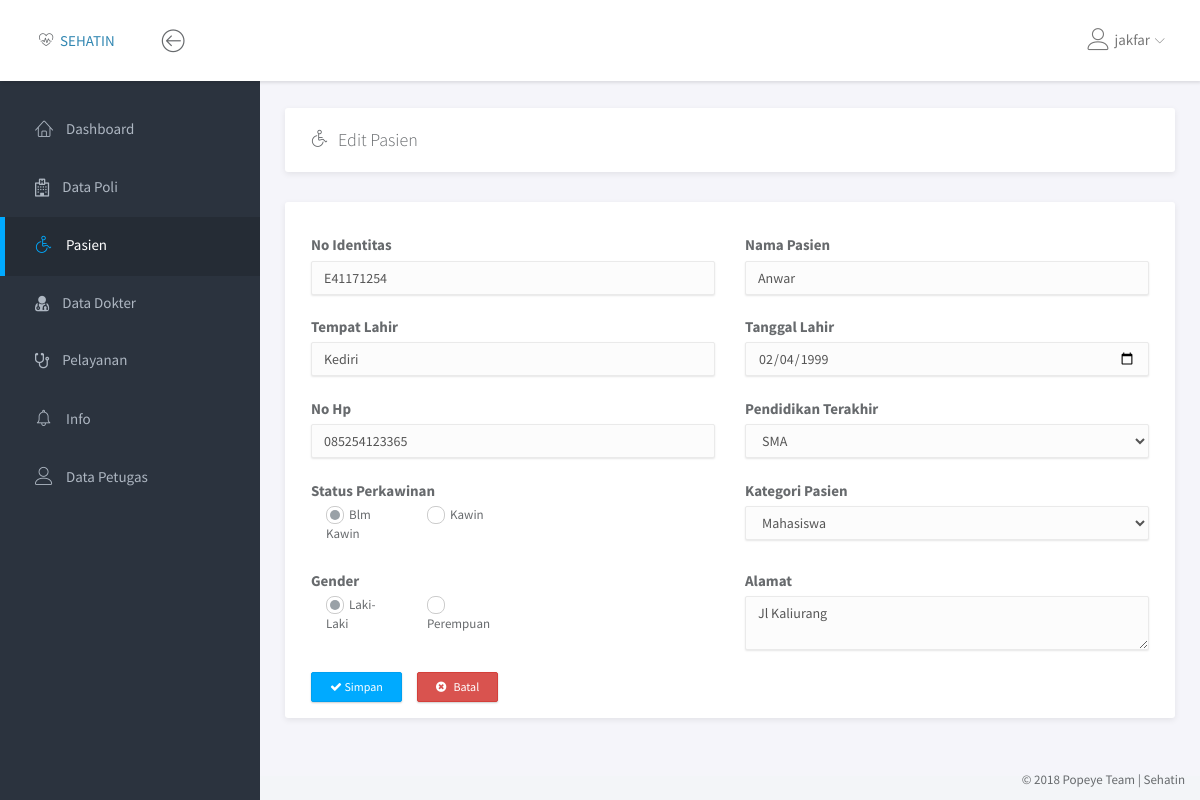
Page /pasien/edit_pasien.php?id_pasien=5 (signed in) on the earlier database version.
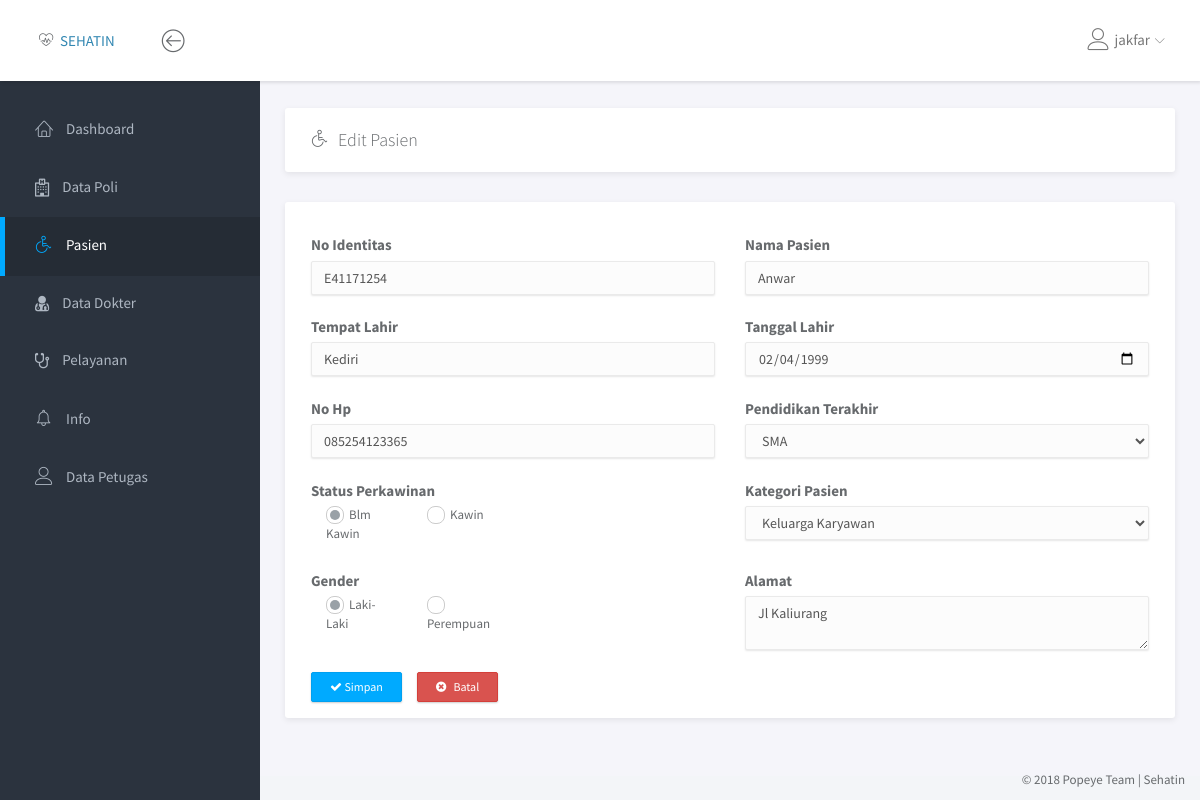
Same page on the later database version.
### tables this page shows
CREATE TABLE `pasien` (
  `id_pasien` int(11) NOT NULL,
  `no_identitas` varchar(16) NOT NULL,
  `nama` varchar(50) NOT NULL,
  `tmpt_lahir` varchar(30) NOT NULL,
  `tgl_lahir` date NOT NULL,
  `gender` enum('Laki-laki','Perempuan') NOT NULL,
  `alamat` varchar(60) NOT NULL,
  `no_hp` varchar(13) NOT NULL,
  `pendidikan` varchar(5) NOT NULL,
  `status_perkawinan` enum('Belum Kawin','Kawin') NOT NULL,
  `kategori` enum('Umum','Karyawan','Keluarga Karyawan','Mahasiswa') NOT NULL
);

### pasien/edit_pasien.php (the view, shortened to what the changed rows need)
<!DOCTYPE html>
<html lang="en" dir="ltr">
	<head>
	<link rel="stylesheet" href="../assets/vendor/bootstrap/css/bootstrap.min.css">
	<link rel="stylesheet" href="../assets/vendor/font-awesome/css/font-awesome.min.css">
	<link rel="stylesheet" href="../assets/vendor/linearicons/style.css">
	<link rel="stylesheet" href="../assets/vendor/chartist/css/chartist-custom.css">
	<link rel="stylesheet" href="../assets/css/main.css">
	</head>
	<body>
		<div id="wrapper">
			<?php
			include '../dashboard/navbar.php';
       $query = "SELECT * FROM pasien WHERE id_pasien = '$_GET[id_pasien]'";
       $result = mysqli_query($con, $query);
       $val = mysqli_fetch_assoc($result);
		 ?>
		 <div class="main">
		 	<div class="main-content">
		 		<div class="container-fluid">
					<div class="panel">
						<div class="panel-heading">
							<h1 class="panel-title"><i class="lnr lnr-wheelchair"></i>&ensp;Edit Pasien</h1>
						</div>
					</div>
					<div class="row">
					  <div class="col-md-12">
					    <div class="panel">
					    	<br>
								<div class="panel-body">
									<form class="" action="" method="POST">
										<div class="row">
											<div class="col-md-6">
                         <label for="">No Identitas</label>
												<input type="text" name="nid" value="<?php echo($val['no_identitas']) ?>" placeholder="No KK / NIP / NIM" class="form-control" maxlength="16" minlength="9">
											</div>
											<div class="col-md-6">
                         <label for="">Nama Pasien</label>
												<input type="text" name="nama" value="<?php echo($val['nama']) ?>" placeholder="Nama pasien" class="form-control">
											</div>
										</div>
										<br>
                     <div class="row">
											<div class="col-md-6">
                         <label for="">Tempat Lahir</label>
												<input type="text" name="tmpt" value="<?php echo($val['tmpt_lahir']) ?>" placeholder="Tempat lahir" class="form-control">
											</div>
											<div class="col-md-6">
                         <label for="">Tanggal Lahir</label>
												<input type="date" type="text" name="tgl" value="<?php echo ($val['tgl_lahir']) ?>" class="form-control">
											</div>
										</div>
										<br>
										<div class="row">
											<div class="col-md-6">
                         <label for="">No Hp</label>
                         <input type="text" name="no_hp" value="<?php echo($val['no_hp']) ?>" placeholder="No Hp" class="form-control">
											</div>
											<div class="col-md-6">
                         <label for="">Pendidikan Terakhir</label>
                         <select class="form-control" name="pendidikan">
                           <option value="SMA" <?php echo($val['pendidikan'] == 'SMA' ? 'selected' : '') ?>>SMA</option>
                         </select>
											</div>
										</div>
										<br>
                     <div class="row">
											<div class="col-md-6">
                         <label for="">Kategori Pasien</label>
                         <select class="form-control" name="kategori">
                             <option value="Keluarga Karyawan" <?php echo ($val['kategori'] == 'Keluarga Karyawan' ? 'selected' : '') ?> > Keluarga Karyawan </option>
                             <option value="Mahasiswa" <?php echo ($val['kategori'] == 'Mahasiswa' ? 'selected' : '') ?> > Mahasiswa </option>
                         </select>
											</div>
										</div>
										<br>
                     <div class="row">
											<div class="col-md-6">
                         <label for="">Alamat</label>
                         <textarea name="alamat" class="form-control"><?php echo($val['alamat']) ?></textarea>
											</div>
										</div>
										<br>
									</form>
								</div>
					    </div>
					  </div>
					</div>
		 		</div>
		 	</div>
		 </div>
		</div>
	</body>
</html>

Differences in the rows shown:
changed pasien "Anwar": kategori "Mahasiswa" → "Keluarga Karyawan"
